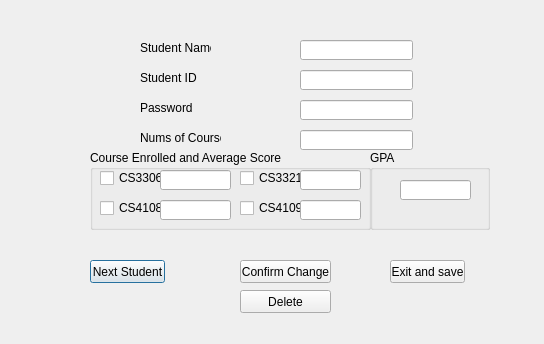
<?xml version="1.0" encoding="UTF-8"?>
<ui version="4.0">
 <class>Modify</class>
 <widget class="QDialog" name="Modify">
  <property name="geometry">
   <rect>
    <x>0</x>
    <y>0</y>
    <width>544</width>
    <height>344</height>
   </rect>
  </property>
  <property name="windowTitle">
   <string>Modify</string>
  </property>
  <widget class="QPushButton" name="NextStudent">
   <property name="geometry">
    <rect>
     <x>90</x>
     <y>260</y>
     <width>75</width>
     <height>23</height>
    </rect>
   </property>
   <property name="text">
    <string>Next Student</string>
   </property>
  </widget>
  <widget class="QPushButton" name="Change">
   <property name="geometry">
    <rect>
     <x>240</x>
     <y>260</y>
     <width>91</width>
     <height>23</height>
    </rect>
   </property>
   <property name="text">
    <string>Confirm Change</string>
   </property>
  </widget>
  <widget class="QPushButton" name="Exitandsave">
   <property name="geometry">
    <rect>
     <x>390</x>
     <y>260</y>
     <width>75</width>
     <height>23</height>
    </rect>
   </property>
   <property name="text">
    <string>Exit and save</string>
   </property>
  </widget>
  <widget class="QPushButton" name="Delete">
   <property name="geometry">
    <rect>
     <x>240</x>
     <y>290</y>
     <width>91</width>
     <height>23</height>
    </rect>
   </property>
   <property name="text">
    <string>Delete</string>
   </property>
  </widget>
  <widget class="QLabel" name="label">
   <property name="geometry">
    <rect>
     <x>140</x>
     <y>40</y>
     <width>71</width>
     <height>16</height>
    </rect>
   </property>
   <property name="text">
    <string>Student Name</string>
   </property>
  </widget>
  <widget class="QLabel" name="label_2">
   <property name="geometry">
    <rect>
     <x>140</x>
     <y>70</y>
     <width>71</width>
     <height>16</height>
    </rect>
   </property>
   <property name="text">
    <string>Student ID</string>
   </property>
  </widget>
  <widget class="QLabel" name="label_3">
   <property name="geometry">
    <rect>
     <x>140</x>
     <y>100</y>
     <width>71</width>
     <height>16</height>
    </rect>
   </property>
   <property name="text">
    <string>Password</string>
   </property>
  </widget>
  <widget class="QLabel" name="label_4">
   <property name="geometry">
    <rect>
     <x>140</x>
     <y>130</y>
     <width>81</width>
     <height>16</height>
    </rect>
   </property>
   <property name="text">
    <string>Nums of Course</string>
   </property>
  </widget>
  <widget class="QLineEdit" name="lineEdit_nameinmo">
   <property name="geometry">
    <rect>
     <x>300</x>
     <y>40</y>
     <width>113</width>
     <height>20</height>
    </rect>
   </property>
  </widget>
  <widget class="QLineEdit" name="lineEdit_idinmo">
   <property name="geometry">
    <rect>
     <x>300</x>
     <y>70</y>
     <width>113</width>
     <height>20</height>
    </rect>
   </property>
  </widget>
  <widget class="QLineEdit" name="lineEdit_passwordinmo">
   <property name="geometry">
    <rect>
     <x>300</x>
     <y>100</y>
     <width>113</width>
     <height>20</height>
    </rect>
   </property>
  </widget>
  <widget class="QLineEdit" name="lineEdit_numsofcourseinmo">
   <property name="geometry">
    <rect>
     <x>300</x>
     <y>130</y>
     <width>113</width>
     <height>20</height>
    </rect>
   </property>
  </widget>
  <widget class="QGroupBox" name="groupBox">
   <property name="geometry">
    <rect>
     <x>90</x>
     <y>150</y>
     <width>281</width>
     <height>80</height>
    </rect>
   </property>
   <property name="title">
    <string>Course Enrolled and Average Score</string>
   </property>
   <widget class="QCheckBox" name="checkboxforCS3306inmo">
    <property name="geometry">
     <rect>
      <x>10</x>
      <y>20</y>
      <width>73</width>
      <height>16</height>
     </rect>
    </property>
    <property name="text">
     <string>CS3306</string>
    </property>
    <attribute name="buttonGroup">
     <string notr="true">Coursegroupinmo</string>
    </attribute>
   </widget>
   <widget class="QCheckBox" name="checkboxforCS3321inmo">
    <property name="geometry">
     <rect>
      <x>150</x>
      <y>20</y>
      <width>73</width>
      <height>16</height>
     </rect>
    </property>
    <property name="text">
     <string>CS3321</string>
    </property>
    <attribute name="buttonGroup">
     <string notr="true">Coursegroupinmo</string>
    </attribute>
   </widget>
   <widget class="QCheckBox" name="checkboxforCS4108inmo">
    <property name="geometry">
     <rect>
      <x>10</x>
      <y>50</y>
      <width>73</width>
      <height>16</height>
     </rect>
    </property>
    <property name="text">
     <string>CS4108</string>
    </property>
    <attribute name="buttonGroup">
     <string notr="true">Coursegroupinmo</string>
    </attribute>
   </widget>
   <widget class="QCheckBox" name="checkboxforCS4109inmo">
    <property name="geometry">
     <rect>
      <x>150</x>
      <y>50</y>
      <width>73</width>
      <height>16</height>
     </rect>
    </property>
    <property name="text">
     <string>CS4109</string>
    </property>
    <attribute name="buttonGroup">
     <string notr="true">Coursegroupinmo</string>
    </attribute>
   </widget>
   <widget class="QLineEdit" name="score_3306">
    <property name="geometry">
     <rect>
      <x>70</x>
      <y>20</y>
      <width>71</width>
      <height>20</height>
     </rect>
    </property>
   </widget>
   <widget class="QLineEdit" name="score_4108">
    <property name="geometry">
     <rect>
      <x>70</x>
      <y>50</y>
      <width>71</width>
      <height>20</height>
     </rect>
    </property>
   </widget>
   <widget class="QLineEdit" name="score_3321">
    <property name="geometry">
     <rect>
      <x>210</x>
      <y>20</y>
      <width>61</width>
      <height>20</height>
     </rect>
    </property>
   </widget>
   <widget class="QLineEdit" name="score_4109">
    <property name="geometry">
     <rect>
      <x>210</x>
      <y>50</y>
      <width>61</width>
      <height>20</height>
     </rect>
    </property>
   </widget>
  </widget>
  <widget class="QGroupBox" name="groupBox_2">
   <property name="geometry">
    <rect>
     <x>370</x>
     <y>150</y>
     <width>120</width>
     <height>80</height>
    </rect>
   </property>
   <property name="title">
    <string>GPA</string>
   </property>
   <widget class="QLineEdit" name="lineEdit_gpa">
    <property name="geometry">
     <rect>
      <x>30</x>
      <y>30</y>
      <width>71</width>
      <height>20</height>
     </rect>
    </property>
   </widget>
  </widget>
 </widget>
 <resources/>
 <connections/>
 <buttongroups>
  <buttongroup name="Coursegroupinmo">
   <property name="exclusive">
    <bool>false</bool>
   </property>
  </buttongroup>
 </buttongroups>
</ui>
